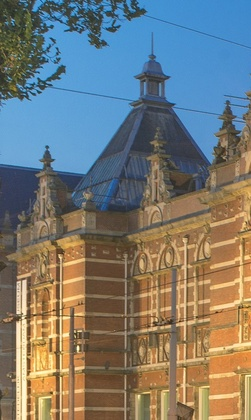
%> input picture CA3/Amsterdam.jpg, 251 x 420 px, shrunk from 420 x 702 before the run
$ octave coding.m   (GNU Octave 9; MATLAB toolbox functions it lacks are replaced by stand-ins)
%> lines starting %> are read from the running program, lines starting %| are printed output that depends on the picture; in (x1, y1, x2, y2) boxes, pixels count from 0 and x2, y2 are one past the last pixel; in counts of white or black regions, pixels touching at a corner belong together; the program's own positions count from 1
close all;
clc;clear;

X=imread('Amsterdam.jpg');
%> X is the input picture: size 420x251x3 uint8; mean R, G, B 119.8, 121.5, 116.3
X=rgb2gray(X);
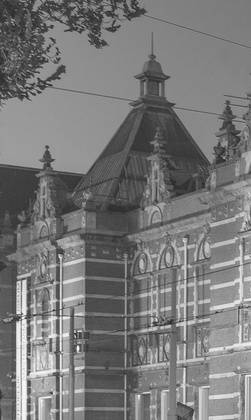
%> X: size 420x251 uint8; min 37, max 249, mean 120.4

Nch=32;
mapset=cell(2,Nch);
Alphabet ='ABCDEFGHIJKLMNOPQRSTUVWXYZ ,;?.!';
for i=1:Nch
    mapset{1,i}=Alphabet(i);
    mapset{2,i}=dec2bin(i-1,5);
end

message='SALAAM!';
message_len=length(message);
message_bin=cell(1,message_len);
for i=1:message_len
    ch=message(i);
    for j=1:Nch
        if ch==mapset{1,j}
            message_bin{i}=mapset{2,j};
        end
    end
end

binarymessage=cell2mat(message_bin);
binarymessage_len=length(binarymessage);
Y=X;

for i=1:binarymessage_len
   vals=X(i);
   valsbin=dec2bin(vals);
   valsbin(end)=binarymessage(i);
   Y(i)=bin2dec(valsbin);
end
%> this loop made 35 passes
%> vals on passes 1 to 12: 56, 64, 67, 67, 64, 62, 64, 58, 64, 65, 61, 53
%> Y: size 420x251 uint8; 0.02% of pixels changed, all inside (x1, y1, x2, y2) = (0, 0, 1, 31)

figure
plot1=subplot(1,2,1);
imshow(X)
title('Original PIC')
plot2=subplot(1,2,2);
imshow(Y)
title('Coded PIC')
linkaxes([plot1 plot2])


% Decoding
DcodedMessageBin=[];
flag=1;
ind=1;
while flag
    characterbin=zeros(1,5);
    for cont=1:5
        vals=Y(ind);
        vals1=dec2bin(vals);
        characterbin(cont)=str2double(vals1(end));
        ind=ind+1;
    end
    num=sum(characterbin.*(2.^(4:-1:0)))+1;
    if strcmp(Alphabet(num),'!')
        flag=0;
    else
        DcodedMessageBin=[DcodedMessageBin Alphabet(num)];
    end
end
%> this loop made 7 passes
%> (num, DcodedMessageBin) on passes 1 to 6: (19, 'S'), (1, 'SA'), (12, 'SAL'), (1, 'SALA'), (1, 'SALAA'), (13, 'SALAAM')
%> num on pass 7: 32
%> after the loop, characterbin = [1 1 1 1 1]; flag = 0; ind = 36

sprintf(DcodedMessageBin)
%> ans = 'SALAAM'

$ run again, with CA3/PCB.jpg copied over CA3/Amsterdam.jpg
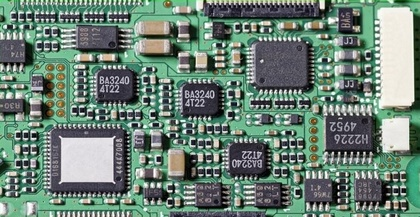
%> input picture CA3/PCB.jpg, 420 x 217 px, shrunk from 673 x 348 before the run
%> X is the input picture: size 217x420x3 uint8; mean R, G, B 106.9, 128.7, 116.9
%> `X=rgb2gray(X);`:
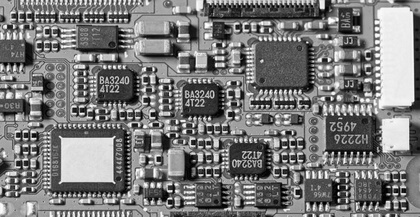
%> X: size 217x420 uint8; min 0, max 255, mean 120.8
%> the loop `for i=1:binarymessage_len` made 35 passes
%> vals on passes 1 to 8: 168, 173, 173, 167, 170, 176, 115, 127
%> the loop `while flag` made 7 passes
%> (num, DcodedMessageBin) on passes 1 to 6: (19, 'S'), (1, 'SA'), (12, 'SAL'), (1, 'SALA'), (1, 'SALAA'), (13, 'SALAAM')
%> after the loop `while flag`: characterbin = [1 1 1 1 1]; flag = 0; ind = 36
%> ans = 'SALAAM'
